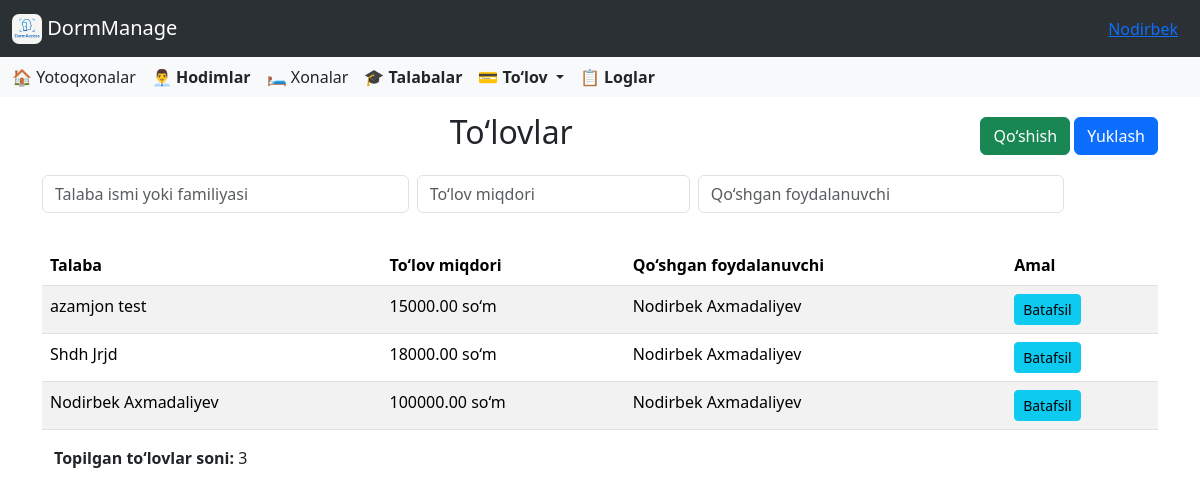
Screenshot of /payment/ (signed in) with the database file from the repository.
### accounts/models.py (models this page shows, shortened)
class CustomUser(AbstractUser):
    id = AutoIncrementField(start_from=1)
    ROLE_CHOICES = [
        ('director', 'Direktor'),
        ('employee', 'Xodim'),
    ]
    role = models.CharField(
        max_length=10,
        choices=ROLE_CHOICES,
        default='other',
        verbose_name='Lavozim'
    )
    work_start = models.TimeField(
        verbose_name='Ish boshlanish vaqti',
        null=True,
        blank=True
    )
    work_end = models.TimeField(
        verbose_name='Ish tugash vaqti',
        null=True,
        blank=True
    )
    phone_number = models.CharField(
        max_length=20,
        blank=True,
        verbose_name='Telefon raqami'
    )
    hire_date = models.CharField(
        max_length=10,
        null=True,
        blank=True,
        verbose_name='Ishga qabul qilingan sana'
    )
    photo = models.ImageField(
        upload_to=staff_photo_upload_path,
        blank=False,
        null=False,
        verbose_name='Hodim surati'
    )
    salary = models.PositiveIntegerField(
        verbose_name='Maosh',
        null=True,
        blank=True,
        help_text="Hodimning maoshi (so'mda)"
    )
    is_in_dormitory = models.BooleanField(default=False)

### payment/models.py (models this page shows, shortened)
class Payment(models.Model):
    student = models.ForeignKey(Student, on_delete=models.SET_NULL, null=True, blank=True, related_name='payments')
    student_name = models.CharField(max_length=255, null=True, blank=True)
    amount = models.DecimalField(max_digits=10, decimal_places=2)
    added_by = models.ForeignKey(CustomUser, on_delete=models.SET_NULL, null=True, blank=True)
    add_time = models.DateTimeField(auto_now_add=True)

### payment/views.py (the view, shortened to what this page needs)
# urls.py: path('', PaymentListView.as_view(), name='payments'),
class PaymentListView(ListView):
    model = Payment
    template_name = 'payment/home.html'
    context_object_name = 'object_list'
    paginate_by = 20
    def get_queryset(self):
        queryset = super().get_queryset()
        user = self.request.user
        if hasattr(user, 'employee'):
            queryset = queryset.filter(student__dormitory=user.employee.dormitory)
        elif hasattr(user, 'director'):
            dormitories = user.director.dormitories.all()
            queryset = queryset.filter(student__dormitory__in=dormitories)
        student_name = self.request.GET.get('student_name', '').strip()
        amount = self.request.GET.get('amount', '').strip()
        added_by = self.request.GET.get('added_by', '').strip()
        if student_name:
            queryset = queryset.filter(student_name__icontains=student_name)
        if amount:
            queryset = queryset.filter(amount__icontains=amount)  # matn sifatida
        if added_by:
            queryset = queryset.filter(
                Q(added_by__first_name__icontains=added_by) |
                Q(added_by__last_name__icontains=added_by)
            )
        return queryset.order_by('-add_time')
    def get_context_data(self, **kwargs):
        context = super().get_context_data(**kwargs)
        context['total_count'] = self.get_queryset().count()
        context['student_name'] = self.request.GET.get('student_name', '')
        context['amount'] = self.request.GET.get('amount', '')
        context['added_by'] = self.request.GET.get('added_by', '')
        user = self.request.user
        if hasattr(user, 'director'):
            dormitories = user.director.dormitories.all()
            context['students'] = Student.objects.filter(dormitory__in=dormitories)
        elif hasattr(user, 'employee'):
            context['students'] = Student.objects.filter(dormitory=user.employee.dormitory)
        else:
            context['students'] = Student.objects.none()
        return context
    def get(self, request, *args, **kwargs):
        if request.GET.get("export") == "excel":
            return self.export_to_excel()
        self.object_list = self.get_queryset()
        context = self.get_context_data()
        if request.headers.get("x-requested-with") == "XMLHttpRequest":
            html = render_to_string("payment/_payments_table.html", context, request=request)
            return HttpResponse(html)
        return self.render_to_response(context)

### dormitory/models.py (called while the page is built)
    def __str__(self):
        return f"{self.dormitory.name} - {self.number} (sig‘im: {self.size})"

### templates/payment/home.html (shortened to what this page needs)
{% extends "base.html" %}
{% load static %}
{% block content %}
<div class="container mt-3">
    <div class="d-flex justify-content-between align-items-center mb-3">
        <h2 class="text-center flex-grow-1">To‘lovlar</h2>
        <div>
            <button class="btn btn-success" data-bs-toggle="modal" data-bs-target="#addPaymentModal">Qo‘shish</button>
            <button id="export-btn" class="btn btn-primary">Yuklash</button>
        </div>
    </div>
</div>
<div class="container mt-3">
    <form id="search-form" method="get">
  <div class="row g-2 mb-3">
    <div class="col-md-4">
      <input type="text" name="student_name" value="{{ student_name }}" class="form-control search-input"
             placeholder="Talaba ismi yoki familiyasi" />
    </div>
    <div class="col-md-3">
      <input type="text" name="amount" value="{{ amount }}" class="form-control search-input"
             placeholder="To‘lov miqdori" />
    </div>
    <div class="col-md-4">
      <input type="text" name="added_by" value="{{ added_by }}" class="form-control search-input"
             placeholder="Qo‘shgan foydalanuvchi" />
    </div>
  </div>
</form>
    <div id="payments-table">
        <div class="table-responsive">
            <table class="table table-striped">
                <div id="payments-table">
                    {% include "payment/_payments_table.html" %}
                </div>
            </table>
        </div>
    </div>
</div>
{% endblock %}

### templates/base.html (shortened to what this page needs)
<!DOCTYPE html>
<html lang="en">
<head>
    <link href="https://cdn.jsdelivr.net/npm/bootstrap@5.3.5/dist/css/bootstrap.min.css" rel="stylesheet">
    <link rel="stylesheet" href="https://cdnjs.cloudflare.com/ajax/libs/font-awesome/6.0.0/css/all.min.css">
    <link rel="stylesheet" href="https://cdn.jsdelivr.net/npm/bootstrap-icons@1.10.5/font/bootstrap-icons.css">
    <link href="https://cdn.jsdelivr.net/npm/select2@4.1.0-rc.0/dist/css/select2.min.css" rel="stylesheet" />
</head>
<body>
<nav class="navbar bg-body-tertiary" data-bs-theme="dark">
  <div class="container-fluid">
    <a class="navbar-brand" href="{% url 'dashboard' %}">
      <img src="/media/images/icon.png" alt="Logo" style="width:30px; height:30px; border-radius:7px" class="d-inline-block align-text-top">
      DormManage
    </a>
    <div class="ms-auto" style="margin: 0 10px;">
      <a href="#" class="text-primary text-decoration-underline" data-bs-toggle="modal" data-bs-target="#userInfoModal">
        {{ user.first_name }}
      </a>
    </div>
  </div>
</nav>
<nav class="navbar bg-body-tertiary">
  <div class="container-fluid">
    <div class="d-none d-lg-flex gap-3 align-items-center">
  {% if user.role == 'director' %}
  <a class="nav-link" href="{% url 'dormitories' %}">🏠 Yotoqxonalar</a>
  <a class="nav-link" href="{% url 'employees' %}"><strong>👨‍💼 Hodimlar</strong></a>
  {% endif %}
  <a class="nav-link" href="{% url 'rooms' %}">🛏️ Xonalar</a>
  <a class="nav-link" href="{% url 'students' %}"><strong>🎓 Talabalar</strong></a>
  <div class="nav-item dropdown">
    <a class="nav-link dropdown-toggle" href="#" role="button" data-bs-toggle="dropdown" aria-expanded="false">
      <strong>💳 To‘lov</strong>
    </a>
  </div>
  <a class="nav-link" href="{% url 'logs' %}"><strong>📋 Loglar</strong></a>
</div>
  </div>
</nav>
{% block content %}
{% endblock %}
</body>
</html>

### templates/payment/_payments_table.html
<div class="table-responsive">
    <table class="table table-striped">
        <thead>
            <tr>
                <th>Talaba</th>
                <th>To‘lov miqdori</th>
                <th>Qo‘shgan foydalanuvchi</th>
                <th>Amal</th>
            </tr>
        </thead>
        <tbody>
            {% for payment in object_list %}
            <tr>
                <td>{{ payment.student_name }}</td>
                <td>{{ payment.amount }} so‘m</td>
                <td>{{ payment.added_by.get_full_name }}</td>
                <td>
                    {% if payment.student %}
                        <a href="{% url 'student_detail' payment.student.id %}" class="btn btn-sm btn-info">Batafsil</a>
                    {% else %}
                        <span class="text-muted">O‘chirilgan</span>
                    {% endif %}
                </td>
            </tr>
            {% empty %}
            <tr>
                <td colspan="4" class="text-center">Hech qanday to‘lov topilmadi</td>
            </tr>
            {% endfor %}
        </tbody>
    </table>
    <div class="container mt-2 mb-2">
        <p><strong>Topilgan to‘lovlar soni:</strong> <span id="total-count">{{ total_count }}</span></p>
    </div>
</div>

### rows the page displays
CustomUser: first_name "Nodirbek"
Payment: student_name "azamjon test", amount "15000.00", added_by.get_full_name "Nodirbek Axmadaliyev", shows "Batafsil"
Payment: student_name "Shdh Jrjd", amount "18000.00", added_by.get_full_name "Nodirbek Axmadaliyev", shows "Batafsil"
Payment: student_name "Nodirbek Axmadaliyev", amount "100000.00", added_by.get_full_name "Nodirbek Axmadaliyev", shows "Batafsil"

### other values shown
{{ total_count }} "3"
